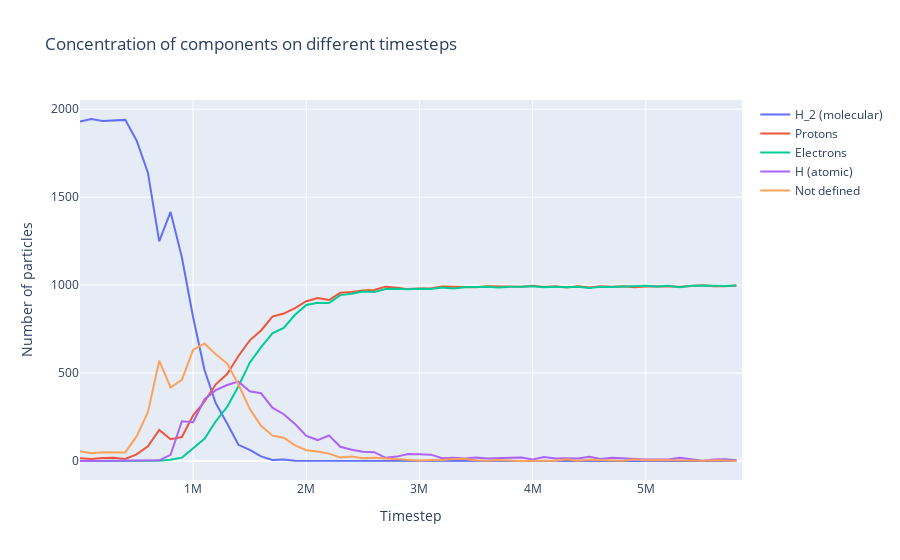

Here is the notebook cell this chart was saved with:
### Code cell
N = 5850000
step = 100000
timesteps = np.arange(1000, 5850000, step)

fig = go.Figure()

fig.update_layout(title="Concentration of components on different timesteps")
fig.update_yaxes(title="Number of particles")
fig.update_xaxes(range=[1000, N], title="Timestep")
fig.add_trace(go.Scatter(x=timesteps, y=h2, name="H_2 (molecular)"))
fig.add_trace(go.Scatter(x=timesteps, y=hp, name="Protons"))
fig.add_trace(go.Scatter(x=timesteps, y=em, name="Electrons"))
fig.add_trace(go.Scatter(x=timesteps, y=h, name="H (atomic)"))
fig.add_trace(go.Scatter(x=timesteps, y=dfc, name="Not defined"))

fig.show()
